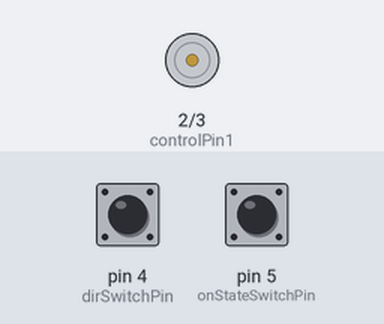
A program run on a simulated Arduino Uno, built with avr-gcc and run on an emulated ATmega328P. Shown: motor-driver pin pairs drawn as motors (green arrow = first pin HIGH = forward, orange = second pin HIGH = backward, longer = more drive, scaled by the enable pin). The inputs (shaded band) are chosen by the test bench; at power-on: pin 4 (dirSwitchPin) LOW, pin 5 (onStateSwitchPin) LOW.

Above: at 1.2 s.
1.3 s: pin 4 (dirSwitchPin) pulled HIGH for 0.15 s
2.9 s: pin 5 (onStateSwitchPin) pulled HIGH for 0.15 s
At 3.6 s:
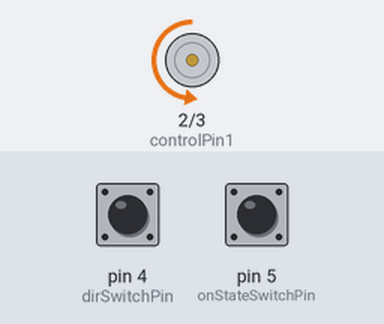
4.5 s: pin 4 (dirSwitchPin) pulled HIGH for 1 s
At 5.9 s:
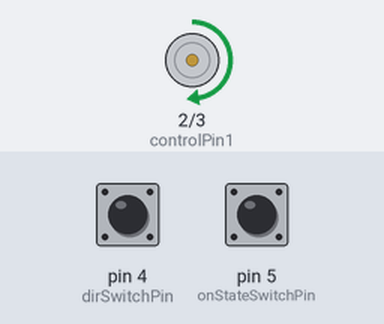
7.0 s: pin 4 (dirSwitchPin) pulled HIGH for 3.2 s
At 7.9 s:
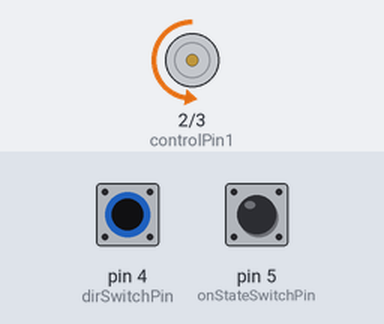
11.7 s: pin 5 (onStateSwitchPin) pulled HIGH for 1 s
At 12.7 s:
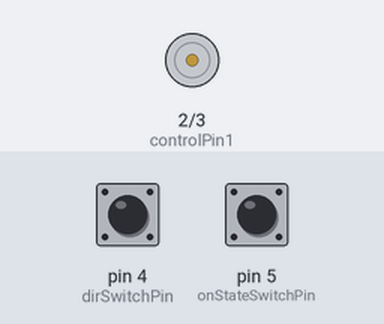
14.2 s: pin 5 (onStateSwitchPin) pulled HIGH for 3.2 s
At 14.6 s:
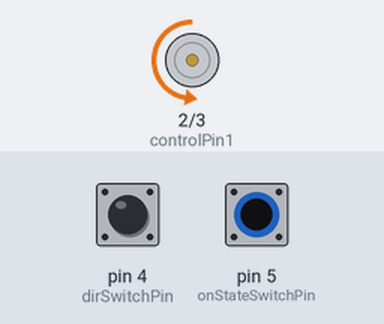
Timing chart, 0 to 17.2 s (numbered marks = the images above; inputs shaded):
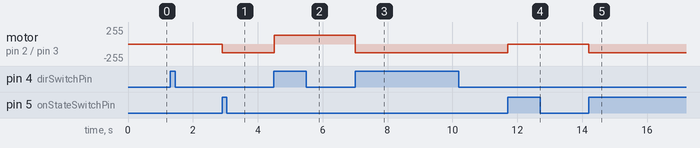

Measured:
- after the input at 2.9 s, motor on pin 2 (controlPin1) / pin 3 (controlPin2): stopped → backward 128/255 at once
- after the input at 4.5 s, motor on pin 2 (controlPin1) / pin 3 (controlPin2): backward 128/255 → forward 128/255 at once
- after the input at 7.0 s, motor on pin 2 (controlPin1) / pin 3 (controlPin2): forward 128/255 → backward 128/255 at once
- after the input at 11.7 s, motor on pin 2 (controlPin1) / pin 3 (controlPin2): backward 128/255 → stopped at once
- after the input at 14.2 s, motor on pin 2 (controlPin1) / pin 3 (controlPin2): stopped → backward 128/255 at once

The program:

main.cpp
```cpp
#include <Arduino.h>

const int controlPin1 = 2, controlPin2 = 3;
const int enablePin = 9;
const int dirSwitchPin = 4;
const int onStateSwitchPin = 5;
const int potPin = A0;

int onSwitchState = 0;
int prevOnSwitchState = 0;
int dirSwitchState = 0;
int prevDirSwitchState = 0;

int motorEnabled = 0;
int motorSpeed = 0;
int motorDir = 1;

void setup()
{
  Serial.begin(115200);

  pinMode(dirSwitchPin, INPUT);
  pinMode(onStateSwitchPin, INPUT);
  pinMode(controlPin1, OUTPUT);
  pinMode(controlPin2, OUTPUT);
  pinMode(enablePin, OUTPUT);

  digitalWrite(enablePin, LOW);
}

void loop() {
  int onSwitchState = digitalRead(onStateSwitchPin);
  delay(1);
  dirSwitchState = digitalRead(dirSwitchPin);

  motorSpeed = 128;

  if (onSwitchState != prevOnSwitchState)
  {
    if (onSwitchState == HIGH)
    {
      motorEnabled = !motorEnabled;
    }
  }

  if (dirSwitchState != prevDirSwitchState)
  {
    if (dirSwitchState == HIGH)
    {
      motorDir = !motorDir;
    }
  }

  if (motorDir == 1)
  {
    digitalWrite(controlPin1, HIGH);
    digitalWrite(controlPin2, LOW);
  }
  else
  {
    digitalWrite(controlPin1, LOW);
    digitalWrite(controlPin2, HIGH);
  }

  if (motorEnabled == 1)
  {
    analogWrite(enablePin, motorSpeed);
  }
  else
  {
    analogWrite(enablePin, 0);
  }

  prevDirSwitchState = dirSwitchState;
  prevOnSwitchState = onSwitchState;
}
```
